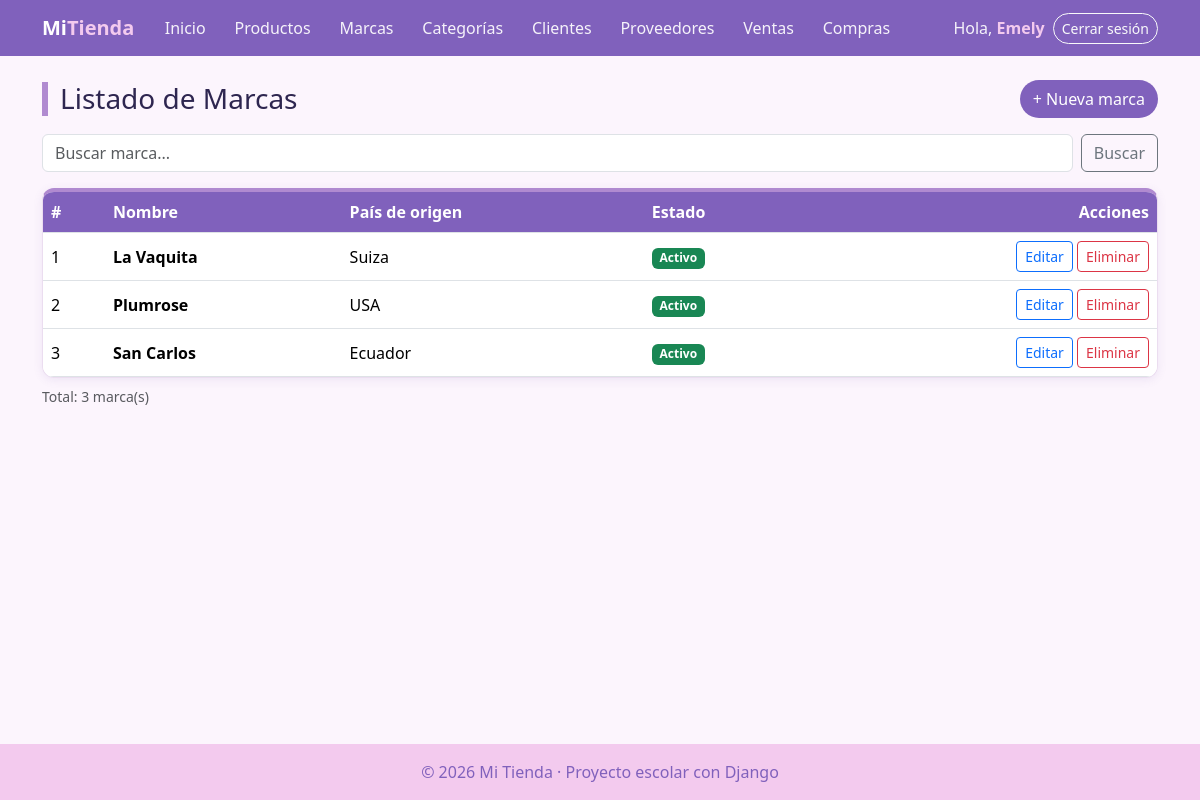
The page /facturacion/marcas/ (signed in) on the database its author committed.
### facturacion/models.py (models this page shows, shortened)
class ModeloBase(models.Model):
    user = models.ForeignKey(                    # 1:N con User: un usuario registra muchos registros
        User,
        on_delete=models.SET_NULL,               # Si borran al usuario, el registro se queda con user vacío
        null=True,                               # SET_NULL necesita que la columna acepte NULL
        blank=True,
        editable=False,                          # No aparece en formularios: lo llena la VISTA, no la persona
        related_name="%(class)s_registrados",    # %(class)s = nombre del modelo → user.producto_registrados
        verbose_name="Registrado por",
    )
    fecha_creacion = models.DateTimeField("Fecha de creación", auto_now_add=True)   # Se llena sola al CREAR
    fecha_modificacion = models.DateTimeField("Última modificación", auto_now=True) # Se actualiza sola en CADA save()
    class Meta:
        abstract = True                          # ← LA CLAVE: modelo "molde", sin tabla propia

class Marca(ModeloBase):
    nombre = models.CharField(max_length=60, unique=True)
    pais_origen = models.CharField("País de origen", max_length=60, blank=True)
    activo = models.BooleanField(default=True)
    class Meta:
        verbose_name = "Marca"
        verbose_name_plural = "Marcas"
        ordering = ["nombre"]

### facturacion/views.py (the view)
# urls.py: path("marcas/", views.MarcaListView.as_view(), name="marca_lista"),
class MarcaListView(LoginRequiredMixin, ListView):         # LISTAR
    model = Marca
    template_name = "facturacion/marca_lista.html"
    context_object_name = "marcas"
    paginate_by = 5
    extra_context = {"titulo": "Marcas"}
    def get_queryset(self):
        marcas = super().get_queryset()                    # respeta el ordering del modelo (por nombre)
        q = self.request.GET.get("q", "")                  # buscador por nombre
        if q:
            marcas = marcas.filter(nombre__icontains=q)
        return marcas
    def get_context_data(self, **kwargs):
        contexto = super().get_context_data(**kwargs)
        contexto["q"] = self.request.GET.get("q", "")      # el texto buscado vuelve al HTML
        return contexto

### facturacion/templates/facturacion/marca_lista.html (shortened to what this page needs)
{% extends "base.html" %}
{% block contenido %}
<div class="d-flex justify-content-between align-items-center flex-wrap gap-2 mb-3">
    <h1 class="h3 titulo-pagina m-0">Listado de {{ titulo }}</h1>
    <a href="{% url 'facturacion:marca_crear' %}" class="btn btn-verde">+ Nueva marca</a>
</div>
<form method="get" class="d-flex gap-2 mb-3">
    <input type="text" name="q" value="{{ q }}" class="form-control" placeholder="Buscar marca...">
    <button type="submit" class="btn btn-outline-secondary">Buscar</button>
</form>
<div class="tarjeta p-0 table-responsive">
    <table class="table table-hover align-middle m-0">
        <thead>
            <tr><th>#</th><th>Nombre</th><th>País de origen</th><th>Estado</th><th class="text-end">Acciones</th></tr>
        </thead>
        <tbody>
            {% for marca in marcas %}
            <tr>
                <td>{{ forloop.counter }}</td>
                <td class="fw-semibold">{{ marca.nombre }}</td>
                <td>{{ marca.pais_origen|default:"—" }}</td>
                <td>
                    {% if marca.activo %}
                        <span class="badge bg-success">Activo</span>
                    {% else %}
                        <span class="badge bg-secondary">Inactivo</span>
                    {% endif %}
                </td>
                <td class="text-end">
                    <a href="{% url 'facturacion:marca_editar' marca.id %}" class="btn btn-sm btn-outline-primary">Editar</a>
                    <a href="{% url 'facturacion:marca_eliminar' marca.pk %}" class="btn btn-sm btn-outline-danger">Eliminar</a>
                </td>
            </tr>
            {% empty %}
            <tr><td colspan="5" class="text-center text-muted py-4">No hay marcas registradas.</td></tr>
            {% endfor %}
        </tbody>
    </table>
</div>
<p class="text-muted small mt-2">Total: {{ marcas|length }} marca(s)</p>
{% endblock %}

### templates/base.html (shortened to what this page needs)
{% load static %}
<!DOCTYPE html>
<html lang="es">
<head>
    <link href="https://cdn.jsdelivr.net/npm/bootstrap@5.3.3/dist/css/bootstrap.min.css" rel="stylesheet">
    <link rel="stylesheet" href="{% static 'css/estilos.css' %}?v=5">
</head>
<body>
    <nav class="navbar navbar-expand-lg navbar-dark barra">
        <div class="container">
            <a class="navbar-brand fw-bold" href="{% url 'home' %}">Mi<span class="text-warning">Tienda</span></a>
            <div class="collapse navbar-collapse" id="menu">
                <ul class="navbar-nav me-auto">
                    <li class="nav-item"><a class="nav-link" href="{% url 'home' %}">Inicio</a></li>
                    {% if user.is_authenticated %}
                        <li class="nav-item"><a class="nav-link" href="{% url 'facturacion:producto_lista' %}">Productos</a></li>
                        <li class="nav-item"><a class="nav-link" href="{% url 'facturacion:marca_lista' %}">Marcas</a></li>
                        <li class="nav-item"><a class="nav-link" href="{% url 'facturacion:categoria_lista' %}">Categorías</a></li>
                        <li class="nav-item"><a class="nav-link" href="{% url 'facturacion:cliente_lista' %}">Clientes</a></li>
                        <li class="nav-item"><a class="nav-link" href="{% url 'facturacion:proveedor_lista' %}">Proveedores</a></li>
                        <li class="nav-item"><a class="nav-link" href="{% url 'facturacion:venta_lista' %}">Ventas</a></li>
                        <li class="nav-item"><a class="nav-link" href="{% url 'facturacion:compra_lista' %}">Compras</a></li>
                    {% endif %}
                </ul>
                <ul class="navbar-nav align-items-lg-center gap-2">
                    {% if user.is_authenticated %}
                        <li class="nav-item navbar-text">Hola, <a href="{% url 'facturacion:mi_perfil' %}" class="text-warning fw-bold text-decoration-none">{{ user.username }}</a></li>
                        <li class="nav-item">
                            <form method="post" action="{% url 'logout' %}" class="m-0">
                                <button type="submit" class="btn btn-sm btn-outline-light">Cerrar sesión</button>
                            </form>
                        </li>
                    {% else %}
                        <li class="nav-item"><a class="nav-link" href="{% url 'login' %}">Ingresar</a></li>
                        <li class="nav-item"><a class="btn btn-sm btn-warning" href="{% url 'registro' %}">Crear cuenta</a></li>
                    {% endif %}
                </ul>
            </div>
        </div>
    </nav>
    <main class="container py-4">
        {% block contenido %}{% endblock %}
    </main>
    <footer class="pie text-center py-3">© 2026 Mi Tienda · Proyecto escolar con Django</footer>
</body>
</html>

### static/css/estilos.css (style rules this page uses)
:root { --acento: #8061bc; --acento-claro: #8566BE; --rosa: #F3CAEE; --azul: #8E9BD8; --morado: #B08AD0; --fondo: #FCF5FD; --texto: #2E2650; --borde: #EBDDF0; }
body { background-color: var(--fondo); color: var(--texto); min-height: 100vh; display: flex; flex-direction: column; }
main { flex: 1; }
.barra { background-color: var(--acento); }
.barra .text-warning { color: var(--rosa) !important; }
.titulo-pagina { border-left: 6px solid var(--morado); padding-left: 12px; }
.tarjeta { background: white; border: 1px solid var(--borde); border-radius: 12px; padding: 24px; box-shadow: 0 2px 10px rgba(107, 79, 163, .10); }
.table thead th { background-color: var(--acento); color: white; }
.btn-verde { background-color: var(--acento); color: white; border-radius: 999px; }
.pie { background-color: var(--rosa); color: var(--acento); }
.table td, .table th { vertical-align: middle; }
.barra .navbar-nav .nav-link { color: rgba(255, 255, 255, .92); border-radius: 999px; padding: .4rem .9rem; transition: background .2s; }
.barra .navbar-text { color: rgba(255, 255, 255, .92); }
.barra .btn-outline-light { border-radius: 999px; }
.tarjeta { border-top: 4px solid var(--morado); }

### rows shown on the page
Marca: nombre "La Vaquita", pais_origen "Suiza", activo "Activo"
Marca: nombre "Plumrose", pais_origen "USA", activo "Activo"
Marca: nombre "San Carlos", pais_origen "Ecuador", activo "Activo"

### other values the page prints
{{ user.username }} "Emely"
{{ titulo }} "Marcas"
{{ marcas|length }} "3"
